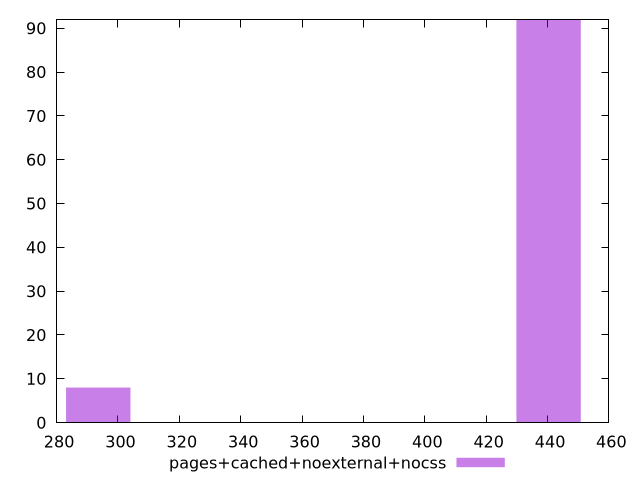

Source code (gnuplot):
$_pagesCachedNoexternalNocss <<EOF
440.3515761638127 92
293.56771744254183 8
EOF
set key outside below
set terminal pngcairo
set output "report_00004_2020-11-02T20-21-41.718Z/uses-text-compression/pages+cached+noexternal+nocss//raw_hist.png"
set yrange [0:92]
set boxwidth 20.969122674467272
set style fill transparent solid 0.5 noborder
plot $_pagesCachedNoexternalNocss title "pages+cached+noexternal+nocss" with boxes ,
